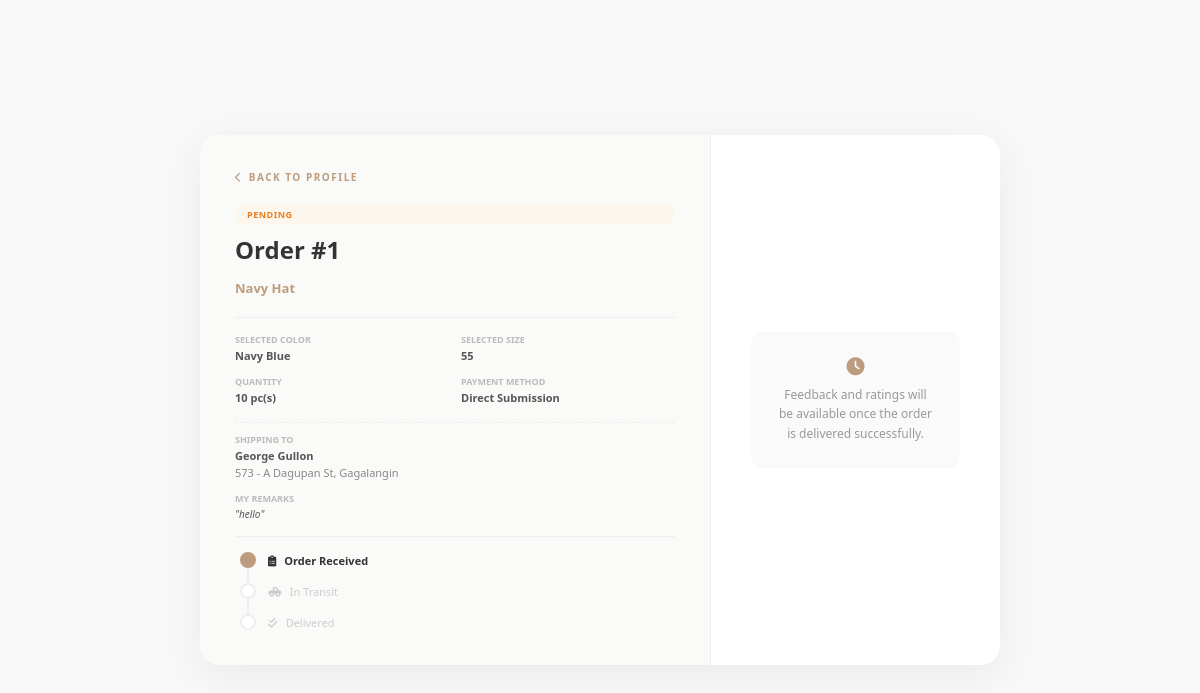
Page /order_status/1 (signed in) on the earlier database version.
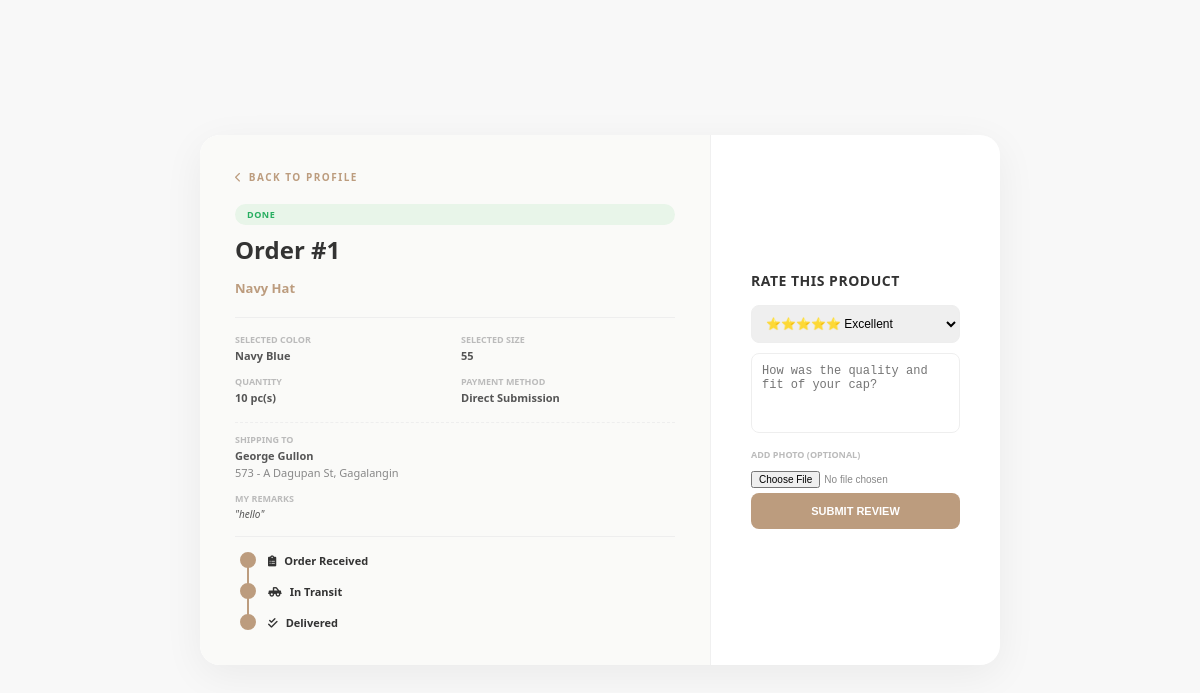
Same page on the later database version.
### app.py (models this page shows)
class CustomOrder(db.Model):
    id = db.Column(db.Integer, primary_key=True)
    user_id = db.Column(db.Integer, db.ForeignKey('user.id'), nullable=True)
    customer_name = db.Column(db.String(100), nullable=False)
    contact_number = db.Column(db.String(20), nullable=False)
    address = db.Column(db.String(200), nullable=False)
    quantity = db.Column(db.Integer, nullable=False)
    product_type = db.Column(db.String(50))
    product_id = db.Column(db.Integer, db.ForeignKey('product.id'), nullable=True)
    color_type = db.Column(db.String(50))
    size_type = db.Column(db.String(50))
    color_variants = db.Column(db.String(50))
    size_variants = db.Column(db.String(50))
    material_type = db.Column(db.String(100))
    interlining_thickness = db.Column(db.String(100))
    order_type = db.Column(db.String(50))
    design_filename = db.Column(db.String(100))
    remarks = db.Column(db.Text)
    status = db.Column(db.String(20), default="PENDING")
    payment_method = db.Column(db.String(50))
    date_ordered = db.Column(db.DateTime, default=datetime.utcnow)
    payment_proof = db.Column(db.String(100))

### app.py (the view)
@app.route('/order_status/<int:order_id>')
def order_status(order_id):
    if 'user' not in session:
        return redirect(url_for('login'))
    order = CustomOrder.query.get_or_404(order_id)
    order = CustomOrder.query.get_or_404(order_id)
    review = Review.query.filter_by(order_id=order_id).first()
    return render_template('order_status.html', order=order, review=review)

### app.py (called while the page is built)
@app.context_processor
def inject_stats():
    admin_stats = {
        'total': CustomOrder.query.count(),
        'pending': CustomOrder.query.filter_by(status='PENDING').count(),
        'completed': CustomOrder.query.filter(CustomOrder.status.in_(['DONE', 'COMPLETED'])).count()
    }
    return dict(admin_stats=admin_stats)

### templates/order_status.html (shortened to what the changed rows need)
<!DOCTYPE html>
<html lang="en">
<head>
    <link rel="stylesheet" href="https://cdnjs.cloudflare.com/ajax/libs/font-awesome/6.0.0/css/all.min.css">
</head>
<body>
    <div class="status-card">
        <div class="details-panel">
            <a href="{{ url_for('customer_profile') }}" class="back-link">
                <i class="fas fa-chevron-left"></i> BACK TO PROFILE
            </a>
            <div class="status-label {{ 'pending' if order.status == 'PENDING' else 'delivery' if order.status == 'ON DELIVERY' else 'delivered' }}">
                {{ order.status }}
            </div>
            <h1>Order #{{ order.id }}</h1>
            <p style="color: var(--primary); font-weight: bold; font-size: 13px; margin-bottom: 5px;">{{ order.product_type }}</p>
            <div class="order-meta">
                <div class="meta-item">
                    <label>Selected Color</label>
                    <span>{{ order.color_type }}</span>
                </div>
                <div class="meta-item">
                    <label>Selected Size</label>
                    <span>{{ order.size_type }}</span>
                </div>
                <div class="meta-item">
                    <label>Quantity</label>
                    <span>{{ order.quantity }} pc(s)</span>
                </div>
                <div class="meta-item">
                    <label>Payment Method</label>
                    <span>{{ order.payment_method }}</span>
                </div>
                <div class="meta-item" style="grid-column: span 2; border-top: 1px dashed #eee; padding-top: 10px; margin-top: 5px;">
                    <label>Shipping To</label>
                    <span>{{ order.customer_name }}</span>
                    <span style="font-weight: normal; color: #888;">{{ order.address }}</span>
                </div>
                {% if order.remarks %}
                <div class="meta-item" style="grid-column: span 2;">
                    <label>My Remarks</label>
                    <span style="font-style: italic; font-weight: 400; font-size: 10px;">"{{ order.remarks }}"</span>
                </div>
                {% endif %}
            </div>
            <div class="premium-tracker">
                <div class="tracker-line {{ 'active' if order.status == 'DONE' or order.status == 'COMPLETED' }}"></div>
                <div class="step {{ 'active' if order.status in ['PENDING', 'ON DELIVERY', 'DONE', 'COMPLETED'] }}">
                    <div class="step-content">
                    </div>
                </div>
                <div class="step {{ 'active' if order.status in ['ON DELIVERY', 'DONE', 'COMPLETED'] }}" style="animation-delay: 0.6s;">
                    <div class="step-content">
                        <i class="fas fa-truck-pickup"></i>
                        <span>In Transit</span>
                    </div>
                </div>
                <div class="step {{ 'active' if order.status in ['DONE', 'COMPLETED'] }}" style="animation-delay: 1.0s;">
                    <div class="step-content">
                        <i class="fas fa-check-double"></i>
                        <span>Delivered</span>
                    </div>
                </div>
            </div>
        </div>
        <div class="action-panel">
            {% if order.status in ['DONE', 'COMPLETED'] %}
                <div class="feedback-section">
                    {% if review %}
                        <h3>Your Feedback</h3>
                        <div class="feedback-card">
                            <div class="star-rating">
                                {% for i in range(review.rating) %}<i class="fas fa-star"></i>{% endfor %}
                            </div>
                            <p style="margin: 0; color: #555; line-height: 1.5;">"{{ review.comment }}"</p>
                            {% if review.review_image %}
                                <img src="{{ url_for('static', filename='uploads/' + review.review_image) }}" class="review-img" alt="Review Image">
                            {% endif %}
                            {% if review.admin_reply %}
                            <div class="admin-response">
                                <strong style="display: block; color: var(--primary); font-size: 9px; margin-bottom: 4px;">SHOP RESPONSE</strong>
                                {{ review.admin_reply }}
                            </div>
                            {% endif %}
                        </div>
                    {% else %}
                        <h3>Rate This Product</h3>
                        <form action="{{ url_for('submit_review') }}" method="POST" enctype="multipart/form-data">
                            <select name="rating">
                                <option value="5">⭐⭐⭐⭐⭐ Excellent</option>
                            </select>
                            <textarea name="comment" placeholder="How was the quality and fit of your cap?" required></textarea>
                            <label style="font-size: 9px; font-weight: bold; color: #bbb; display: block; margin-bottom: 5px;">ADD PHOTO (OPTIONAL)</label>
                            <input type="file" name="review_image" accept="image/*" style="font-size: 10px; margin-bottom: 5px; color: #888;">
                            <button type="submit" class="btn-submit">SUBMIT REVIEW</button>
                        </form>
                    {% endif %}
                </div>
            {% else %}
                <div class="info-msg-box">
                    <i class="fas fa-clock"></i>
                    Feedback and ratings will be available once the order is delivered successfully.
                </div>
            {% endif %}
        </div>
    </div>
</body>
</html>

Differences in the rows shown:
changed CustomOrder "Navy Hat": status "PENDING" → "DONE"
Other differences:
form field rating: (not shown) → "⭐⭐⭐⭐⭐ Excellent"
text no longer shown: "Feedback and ratings will be available once the order is delivered successfully."
text now shown: "RATE THIS PRODUCT ADD PHOTO (OPTIONAL) SUBMIT REVIEW"
